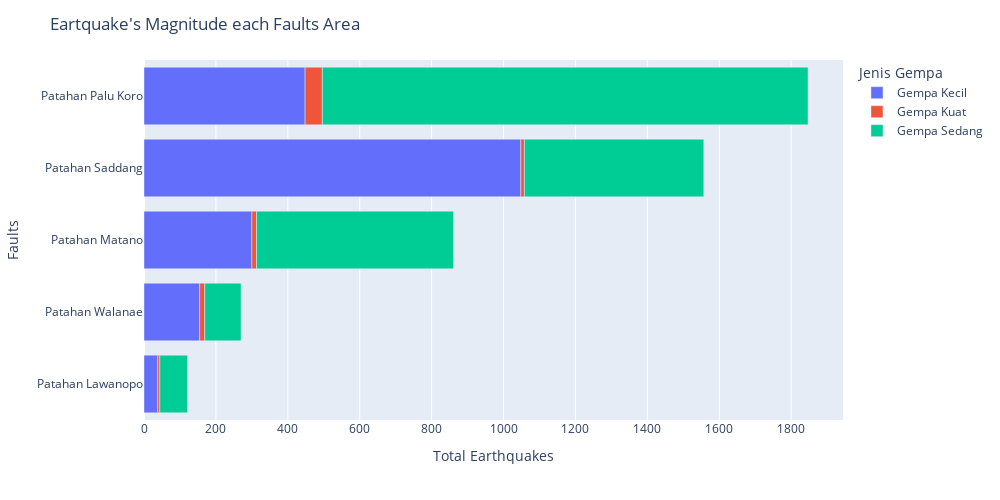

The notebook cell saved with this chart:
### Code cell
stackbar_h(df_jenisGempa, y='Patahan', x='Total',
           hover_data=['Jenis Gempa', 'Total'], color='Jenis Gempa',
           labels={'Jenis Gempa':'Jenis Gempa'}, width=1000, height=500,
           title="Eartquake's Magnitude each Faults Area",
           xaxis='Total Earthquakes',
           yaxis='Faults',
           )

### Figure 1 — Plotly figure (JSON) as saved in the notebook; plotly's stock layout.template omitted (floating-point values rounded to 4 significant figures)
{"data": [{"alignmentgroup": "True", "customdata": [["Gempa Kecil"], ["Gempa Kecil"], ["Gempa Kecil"], ["Gempa Kecil"], ["Gempa Kecil"]], "hovertemplate": "Jenis Gempa=%{customdata[0]}<br>Total=%{x}<br>Patahan=%{y}<extra></extra>", "legendgroup": "Gempa Kecil", "marker": {"color": "#636efa", "pattern": {"shape": ""}}, "name": "Gempa Kecil", "offsetgroup": "Gempa Kecil", "orientation": "h", "showlegend": true, "textposition": "auto", "x": [38, 300, 448, 1048, 155], "xaxis": "x", "y": ["Patahan Lawanopo", "Patahan Matano", "Patahan Palu Koro", "Patahan Saddang", "Patahan Walanae"], "yaxis": "y", "type": "bar"}, {"alignmentgroup": "True", "customdata": [["Gempa Kuat"], ["Gempa Kuat"], ["Gempa Kuat"], ["Gempa Kuat"], ["Gempa Kuat"]], "hovertemplate": "Jenis Gempa=%{customdata[0]}<br>Total=%{x}<br>Patahan=%{y}<extra></extra>", "legendgroup": "Gempa Kuat", "marker": {"color": "#EF553B", "pattern": {"shape": ""}}, "name": "Gempa Kuat", "offsetgroup": "Gempa Kuat", "orientation": "h", "showlegend": true, "textposition": "auto", "x": [6, 13, 48, 10, 14], "xaxis": "x", "y": ["Patahan Lawanopo", "Patahan Matano", "Patahan Palu Koro", "Patahan Saddang", "Patahan Walanae"], "yaxis": "y", "type": "bar"}, {"alignmentgroup": "True", "customdata": [["Gempa Sedang"], ["Gempa Sedang"], ["Gempa Sedang"], ["Gempa Sedang"], ["Gempa Sedang"]], "hovertemplate": "Jenis Gempa=%{customdata[0]}<br>Total=%{x}<br>Patahan=%{y}<extra></extra>", "legendgroup": "Gempa Sedang", "marker": {"color": "#00cc96", "pattern": {"shape": ""}}, "name": "Gempa Sedang", "offsetgroup": "Gempa Sedang", "orientation": "h", "showlegend": true, "textposition": "auto", "x": [77, 548, 1351, 499, 101], "xaxis": "x", "y": ["Patahan Lawanopo", "Patahan Matano", "Patahan Palu Koro", "Patahan Saddang", "Patahan Walanae"], "yaxis": "y", "type": "bar"}], "layout": {"xaxis": {"anchor": "y", "domain": [0, 1], "title": {"text": "Total Earthquakes"}}, "yaxis": {"anchor": "x", "domain": [0, 1], "title": {"text": "Faults"}, "categoryorder": "total ascending"}, "legend": {"title": {"text": "Jenis Gempa"}, "tracegroupgap": 0}, "margin": {"t": 60}, "barmode": "relative", "height": 500, "width": 1000, "autosize": false, "title": {"text": "Eartquake's Magnitude each Faults Area"}}}
